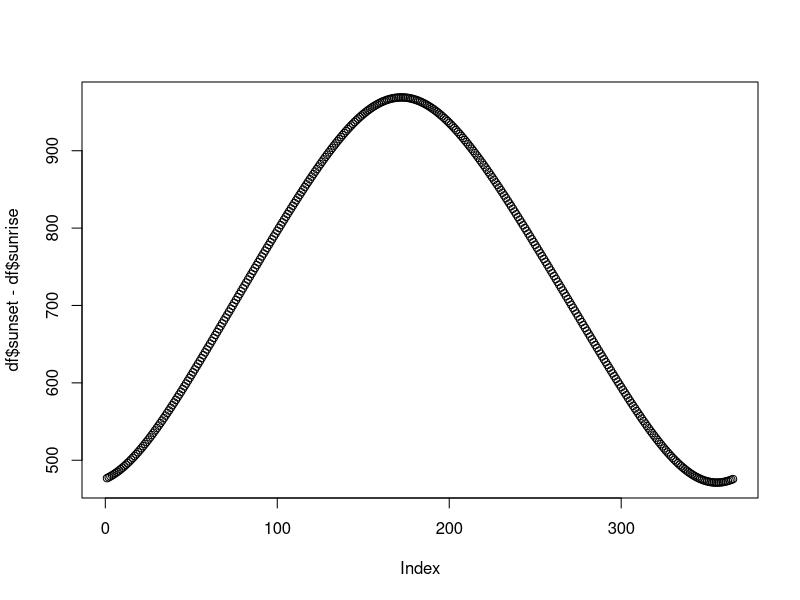

The R script that drew this image: (Note: this script raises an error after producing the figure.)
##Calculate sunrise and sunset times

phi=(pi/180)*50

# declination angle
deltaOdot<-function(t){
  # t is the time in day number 1-365
  #t<-t*365
  asin(sin(-0.4091)*cos((2*pi/365.24)*(t+10)+0.0334*sin((2*pi/365.24)*(t-2))))
}

#sunrise and sunset hour angle
h0<-function(phi,t){
  acos(tan(phi)*tan(deltaOdot(t)))
}

df<-data.frame(seq(1,365),rep(0,365),rep(0,365))
names(df)<-c("day","sunrise","sunset")

for (i in 1:365){
  df$sunrise[i]<-h0(phi,i)
  temp<-24*(df$sunrise[i]+pi)/(2*pi)-12
  df$sunrise[i]<-1440*i+60*temp
  df$sunset[i]<-1440*i+60*(24- temp)
}

summary(df$sunrise)
plot(df$sunset-df$sunrise)

write.csv(df,"../data/h0times.csv",row.names = FALSE)

